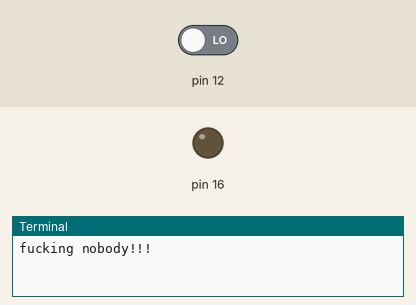
The program below on a simulated Raspberry Pi (header pin numbers). Shown: output pins drawn as LEDs (lit = HIGH), the last lines printed to the terminal. The test bench sets the inputs (shaded band); at power-on: pin 12 LOW. Web requests get an empty 200 reply after 0.4 s.

Above: at 4.2 s.
4.3 s: pin 12 driven HIGH
At 5.1 s:
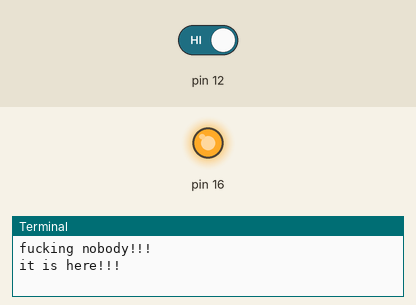
9.1 s: pin 12 driven LOW
At 9.8 s:
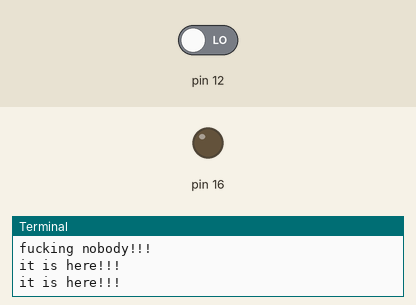
Timing chart, 0 to 12.1 s (numbered marks = the images above; inputs shaded):
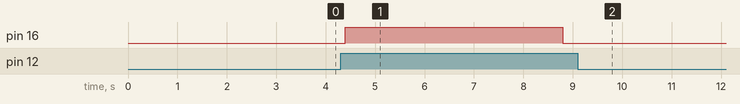

Measured:
- after the input at 4.3 s, pin 16: LOW → HIGH after 0.10 s, → LOW 4.4 s later
- after the input at 9.1 s, pin 16: stays LOW (without the input it goes to HIGH after 1.1 s)

The program:

sr501.py
```python
import RPi.GPIO as GPIO
import time
import requests
import json

root = "http://172.20.10.3:5000/api/raspberry"

def init():
    GPIO.setwarnings(False)
    GPIO.setmode(GPIO.BOARD)
    # 人体传感器入口引脚
    GPIO.setup(12, GPIO.IN)
    # led灯入口引脚
    GPIO.setup(16, GPIO.OUT)
    pass


def detct():
    # 变量，记录连续5秒（次）人体传感器信号为低频，则led灯灭
    # count = 0
    light = False
    while True:
        if GPIO.input(12) == True:
            # count *= 0
            if light == True:
                time.sleep(3)
                GPIO.output(16, GPIO.LOW)
                light = False
            else:
                GPIO.output(16, GPIO.HIGH)
                light = True
            print('it is here!!!')
            url = root + '/setLight/1'
            try:
                res = requests.get(url = url)
            except:
                print("setLight1 error")
        else:
            # count += 1
            # if count > 5:
            #     GPIO.output(16, GPIO.LOW)
            print('fucking nobody!!!')
            url = root + '/setLight/0'
            try:
                res = requests.get(url = url)
            except:
                print("setLight0 error")
        time.sleep(1)


time.sleep(3)
init()
detct()
GPIO.cleanup()
```
